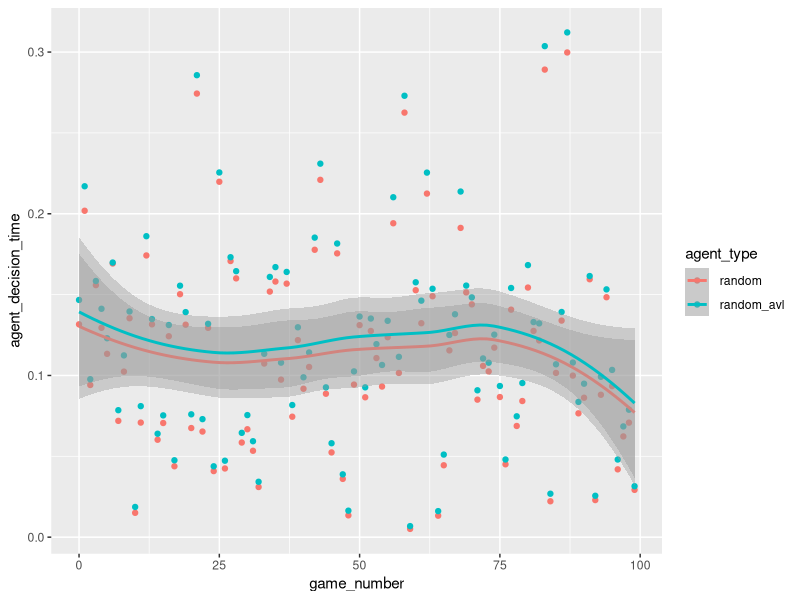
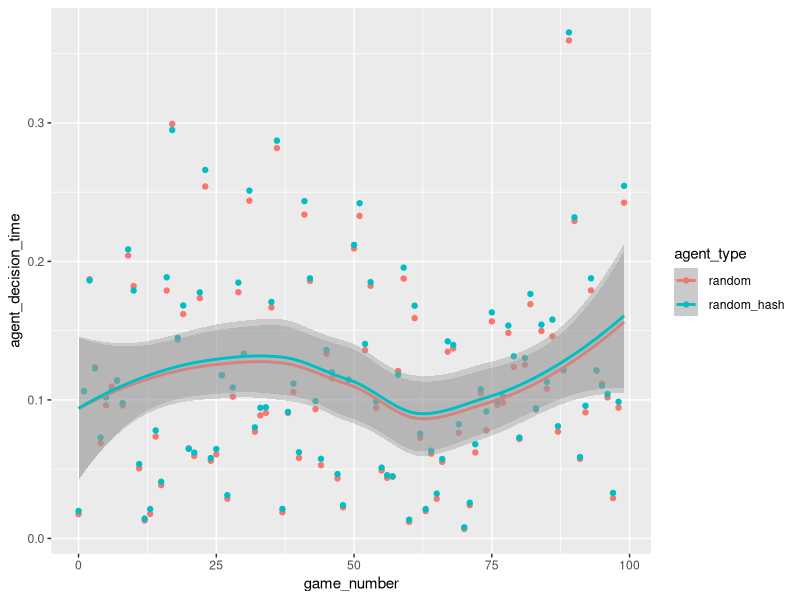
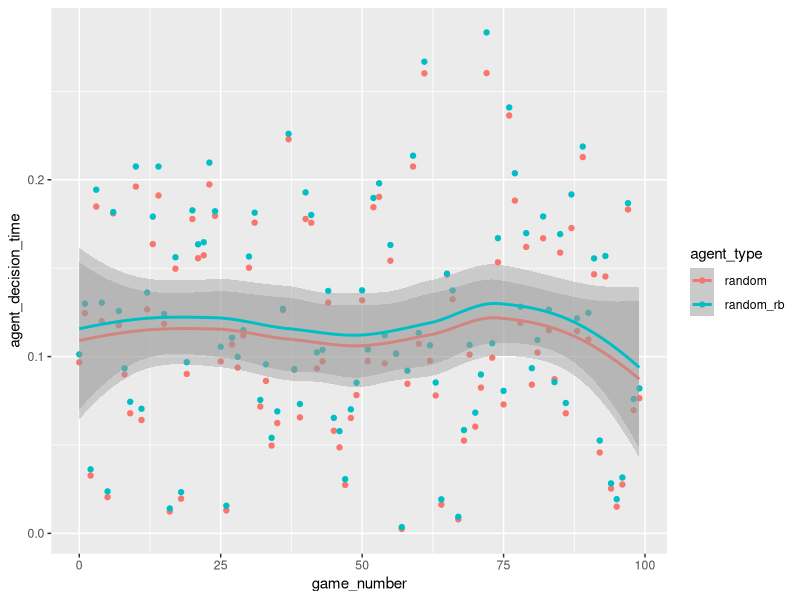
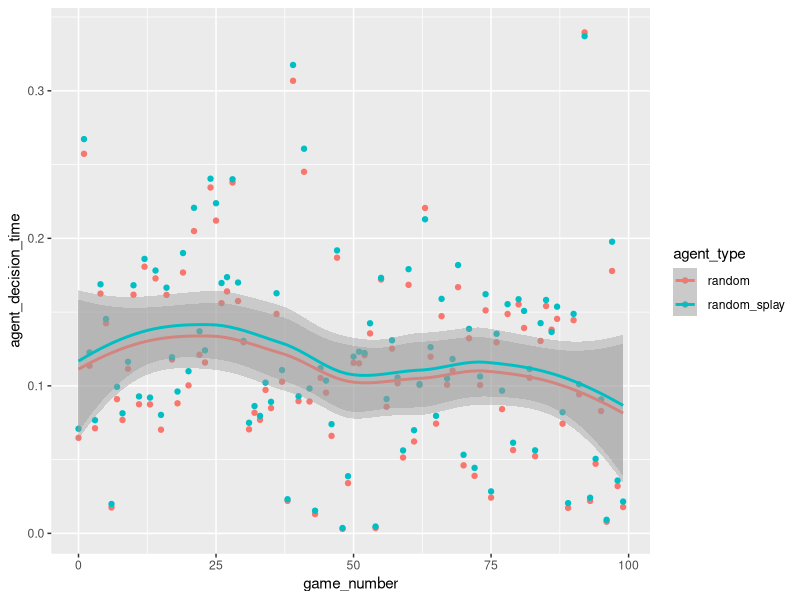
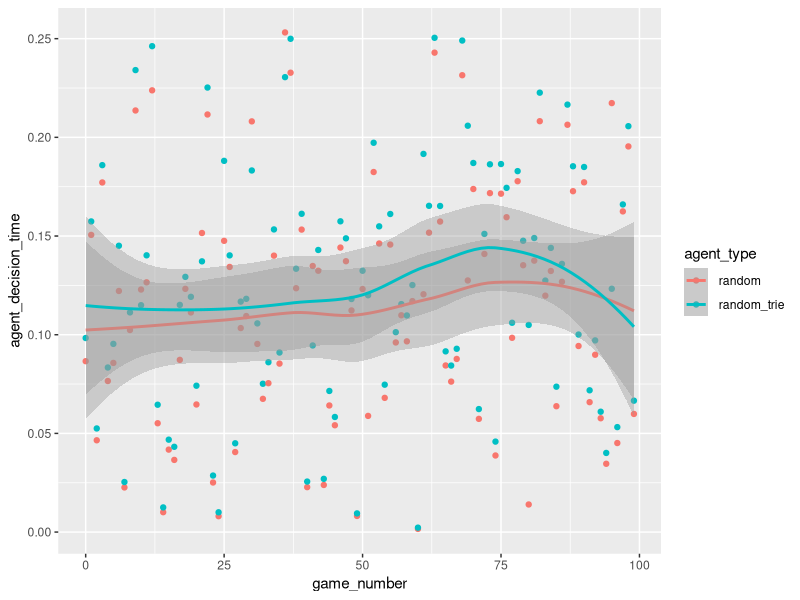
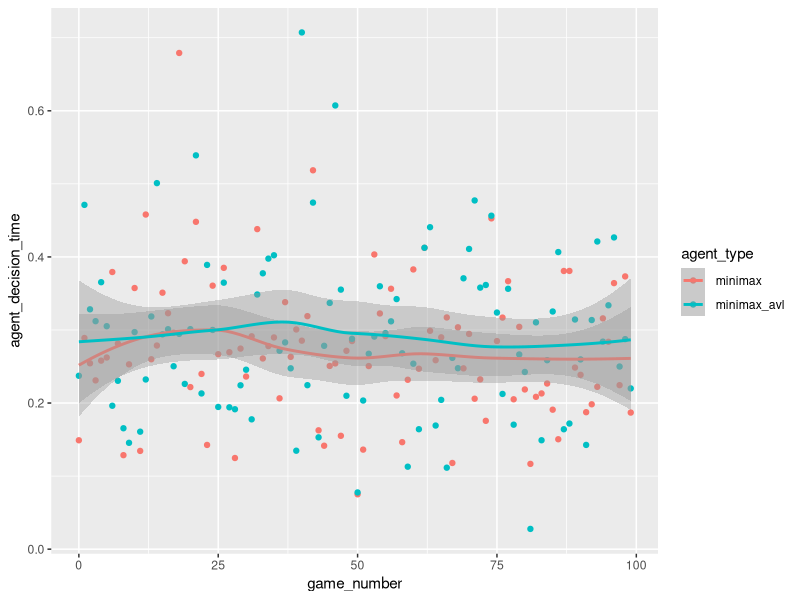
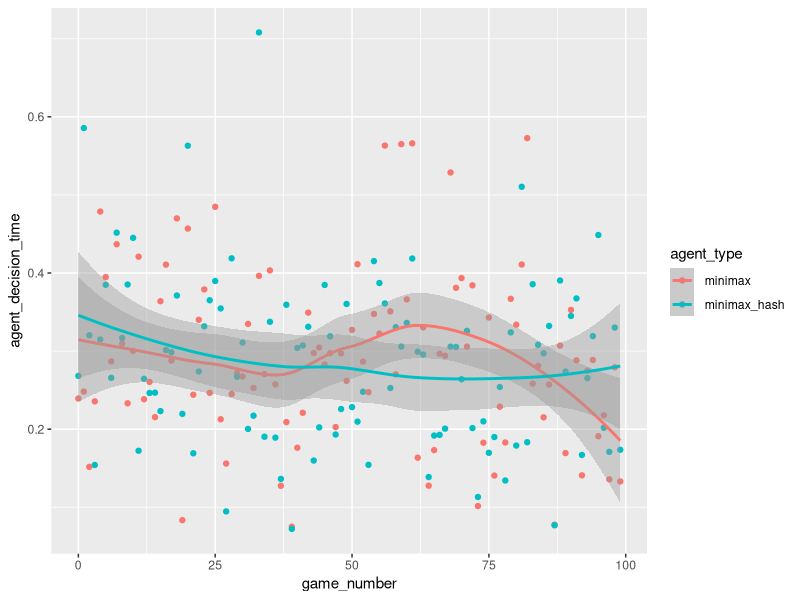
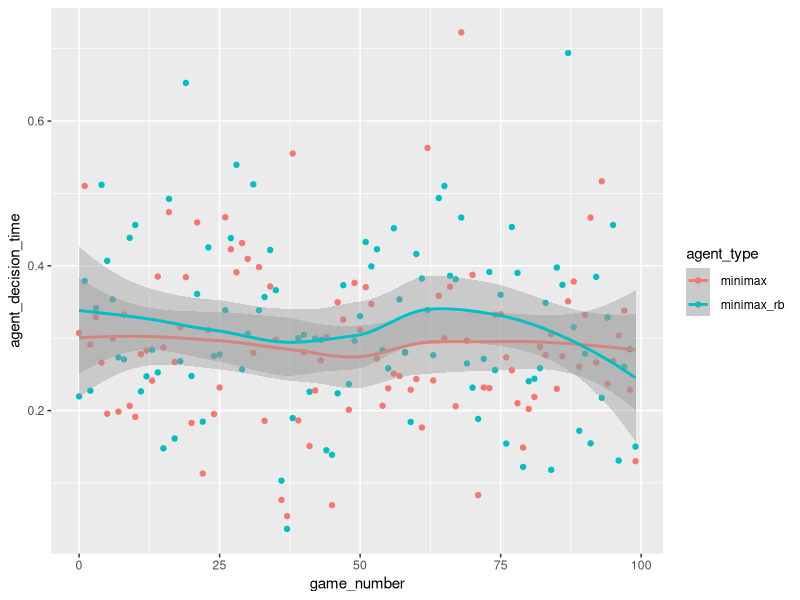

The R source for these figures, in order:
# Erich

library(dplyr)
library(ggplot2)

## Random

# AVL
random_avl_1 <- read.csv('t_tables/data/random_avl_1.csv')
random_avl <- rbind(random_avl_1)

ggplot(random_avl, aes(x=game_number, y=agent_decision_time, color=agent_type)) + geom_point() + geom_smooth()

# Hash
random_hash_1 <- read.csv('t_tables/data/random_hash_1.csv')
random_hash <- rbind(random_hash_1)

ggplot(random_hash, aes(x=game_number, y=agent_decision_time, color=agent_type)) + geom_point() + geom_smooth()

# RB
random_rb_1 <- read.csv('t_tables/data/random_rb_1.csv')
random_rb <- rbind(random_rb_1)

ggplot(random_rb, aes(x=game_number, y=agent_decision_time, color=agent_type)) + geom_point() + geom_smooth()

# Splay
random_splay_1 <- read.csv('t_tables/data/random_splay_1.csv')
random_splay <- rbind(random_splay_1)

ggplot(random_splay, aes(x=game_number, y=agent_decision_time, color=agent_type)) + geom_point() + geom_smooth()

# Trie
random_trie_1 <- read.csv('t_tables/data/random_trie_1.csv')
random_trie <- rbind(random_trie_1)

ggplot(random_trie, aes(x=game_number, y=agent_decision_time, color=agent_type)) + geom_point() + geom_smooth()

## Minimax

# AVL
minimax_avl_1 <- read.csv('t_tables/data/minimax_avl_1.csv')
minimax_avl <- rbind(minimax_avl_1)

ggplot(minimax_avl, aes(x=game_number, y=agent_decision_time, color=agent_type)) + geom_point() + geom_smooth()

# Hash
minimax_hash_1 <- read.csv('t_tables/data/minimax_hash_1.csv')
minimax_hash <- rbind(minimax_hash_1)

ggplot(minimax_hash, aes(x=game_number, y=agent_decision_time, color=agent_type)) + geom_point() + geom_smooth()

# RB
minimax_rb_1 <- read.csv('t_tables/data/minimax_rb_1.csv')
minimax_rb <- rbind(minimax_rb_1)

ggplot(minimax_rb, aes(x=game_number, y=agent_decision_time, color=agent_type)) + geom_point() + geom_smooth()

# Splay
minimax_splay_1 <- read.csv('t_tables/data/minimax_splay_1.csv')
minimax_splay <- rbind(minimax_splay_1)

ggplot(minimax_splay, aes(x=game_number, y=agent_decision_time, color=agent_type)) + geom_point() + geom_smooth()

# Trie
minimax_trie_1 <- read.csv('t_tables/data/minimax_trie_1.csv')
minimax_trie <- rbind(minimax_trie_1)

ggplot(minimax_trie, aes(x=game_number, y=agent_decision_time, color=agent_type)) + geom_point() + geom_smooth()


## AlphaBeta

# AVL
alpha_beta_avl_1 <- read.csv('t_tables/data/alpha_beta_avl_1.csv')
alpha_beta_avl <- rbind(alpha_beta_avl_1)

ggplot(alpha_beta_avl, aes(x=game_number, y=agent_decision_time, color=agent_type)) + geom_point() + geom_smooth()

# Hash
alpha_beta_hash_1 <- read.csv('t_tables/data/alpha_beta_hash_1.csv')
alpha_beta_hash <- rbind(alpha_beta_hash_1)

ggplot(alpha_beta_hash, aes(x=game_number, y=agent_decision_time, color=agent_type)) + geom_point() + geom_smooth()

# RB
alpha_beta_rb_1 <- read.csv('t_tables/data/alpha_beta_rb_1.csv')
alpha_beta_rb <- rbind(alpha_beta_rb_1)

ggplot(alpha_beta_rb, aes(x=game_number, y=agent_decision_time, color=agent_type)) + geom_point() + geom_smooth()

# Splay
alpha_beta_splay_1 <- read.csv('t_tables/data/alpha_beta_splay_1.csv')
alpha_beta_splay <- rbind(alpha_beta_splay_1)

ggplot(alpha_beta_splay, aes(x=game_number, y=agent_decision_time, color=agent_type)) + geom_point() + geom_smooth()

# Trie
alpha_beta_trie_1 <- read.csv('t_tables/data/alpha_beta_trie_1.csv')
alpha_beta_trie <- rbind(alpha_beta_trie_1)

ggplot(alpha_beta_trie, aes(x=game_number, y=agent_decision_time, color=agent_type)) + geom_point() + geom_smooth()
